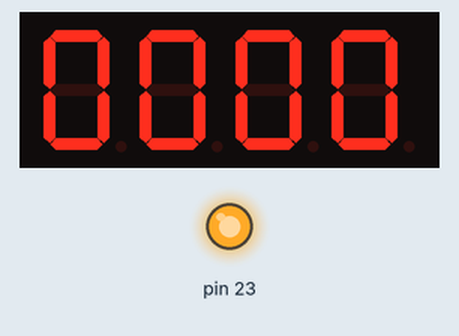
Simulated run of this sketch. Board: Arduino Mega 2560, built with avr-gcc and run on an emulated ATmega2560. On the bench: 4-digit seven-segment display, output pins drawn as LEDs (lit = HIGH). Wiring (from diagram.json): 4-digit 7-segment display, segments lit when HIGH: segments pin 22, pin 24, pin 25, pin 26, pin 27, pin 28, pin 29, pin 53, pin 52, pin 51, pin 50, pin 10, pin 11, pin 12, pin 13, pin 54, pin 55, pin 56, pin 57, pin 58, pin 59, pin 60, pin 61, pin 62, pin 63, pin 64, pin 65, pin 66, pin 67, pin 68, pin 69. The segment pins are drawn as the display they are named for; pins used as bus, display or sensor lines are not drawn.

Above: at 0.01 s.
At 9.98 s:
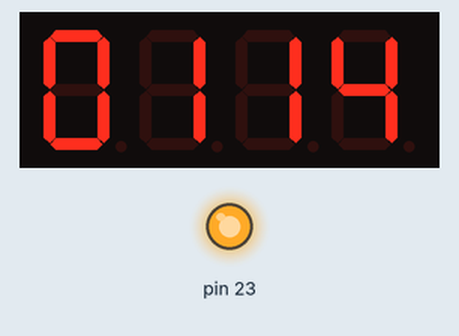
At 19.96 s:
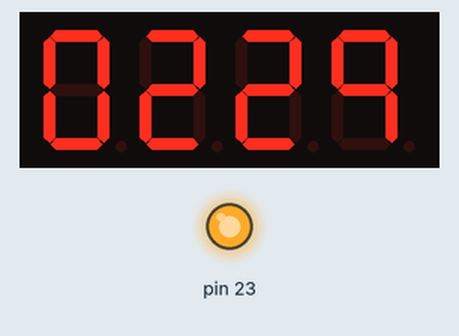
At 39.95 s:
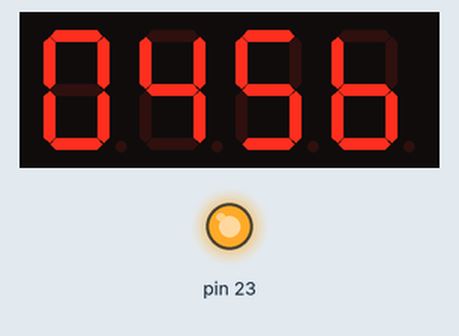
Timing chart, 0 to 40.0 s (numbered marks = the images above):
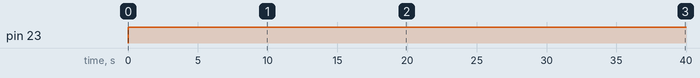

The sketch:

ETALVIS_Problem_07_07.ino
```cpp
//EMBEDDED SYSTEMS PROGRAMMING - GPIO
//SEVEN SEGMENT CONTROL PROBLEMS
//SET 07 PROBLEM 07
//connect a seven segment displays on port A
//connect a seven segment displays on port B
//connect a seven segment displays on port F
//connect a seven segment displays on port K
//Display number "0000" to "9999"  one by one with delay of 0.1 sec

void delay01(void);

void setup() {
  volatile char *ddra, *ddrb, *ddrf, *ddrk;
  ddra = 0x21; ddrb = 0x24; ddrf = 0x30; ddrk = 0x107;
  *ddra = 0xFF; // Set Port A as output
  *ddrb = 0xFF; // Set Port B as output
  *ddrf = 0xFF; // Set Port F as output
  *ddrk = 0xFF; // Set Port K as output
}

void loop() {
  volatile char *outa, *outb, *outf, *outk;
  outa = 0x22; outb = 0x25; outf = 0x31; outk = 0x108;
  unsigned char num[10] = {0x3F, 0x06, 0x5B, 0x4F, 0x66, 0x6D, 0x7C, 0x7F, 0x67, 0x6F}; // Added digit 9
  volatile int a = 0, b = 0, f = 0, k = 0;
  for (a = 0; a < 10; a++) {
    for (b = 0; b < 10; b++) {
      for (f = 0; f < 10; f++) {
        for (k = 0; k < 10; k++) {
          *outa = num[a];
          *outb = num[b];
          *outf = num[f];
          *outk = num[k];
          delay01();
        }
      }
    }
  }
}

void delay01(void) {
  volatile long d;
  for (d = 0; d < 40000; d++);
}
```

Measured:
- by itself, pin 23: LOW → HIGH at 0.00 s
